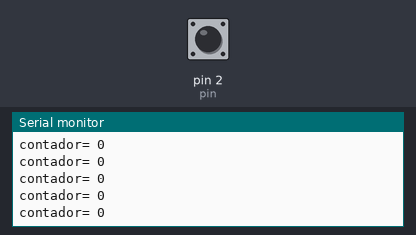
A sketch run on a simulated Arduino Uno, built with avr-gcc and run on an emulated ATmega328P. Shown: the last lines printed to the serial monitor. Inputs (shaded band) come from the test bench; at power-on: pin 2 (pin) HIGH.

Above: at 1.2 s.
1.3 s: pin 2 (pin) pulled LOW for 0.15 s
At 1.8 s:
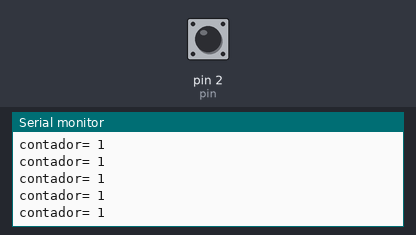
2.9 s: pin 2 (pin) pulled LOW for 1 s
6.9 s: pin 2 (pin) pulled LOW for 0.15 s
At 7.4 s:
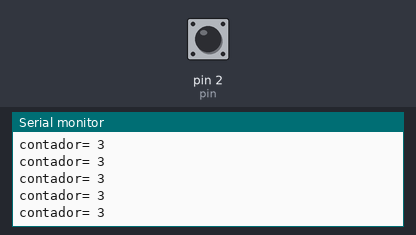
Timing chart, 0 to 9.9 s (numbered marks = the images above; inputs shaded):
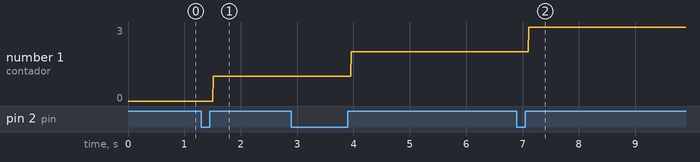

The sketch:

ej1.ino
```cpp
/*Se crea un programa que cada vez que se accione un pulsador se active
una interrupción, y esta incremente un contador. Luego, este contador
se muestra en la pantalla*/

const int pin = 2;
int contador = 0;

void setup()
{
   Serial.begin(9600);
   pinMode(pin, INPUT_PULLUP);
   attachInterrupt(digitalPinToInterrupt(pin), fcontador, RISING);
   //RISING, FALLING, LOW, CHANGE
}

void loop()
{
    Serial.print("contador= ");
    Serial.println(contador);
}

void fcontador()
{
   contador = contador + 1;
}
```

Measured:
- after the input at 1.3 s, the serial monitor: prints a new line after 0.21 s (image 1)
- after the input at 6.9 s, the serial monitor: prints a new line after 0.21 s (image 2)
- plotted number 1: 0 → 1 after the input at 1.3 s, 1 → 2 after the input at 2.9 s, 2 → 3 after the input at 6.9 s
